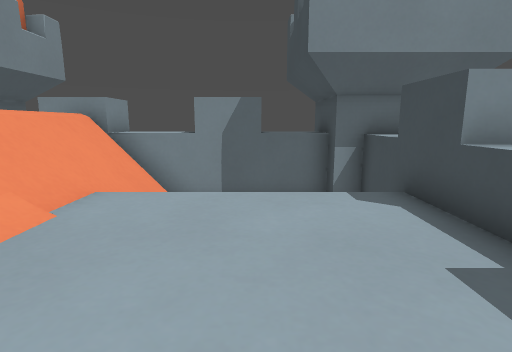
[1] (above)

12 first-person views from a walk through a level from a Godot 3-D game. The camera is 1.2 m above the floor, tilts 10° down and sees 80° across. The floor is counted in squares, 0.5 m on a side. Each view is taken from the middle of a square. On the plan, view 1 faces up. The plan holds only what a view shows up to about 19 squares ahead; the rest is blank.

[2]
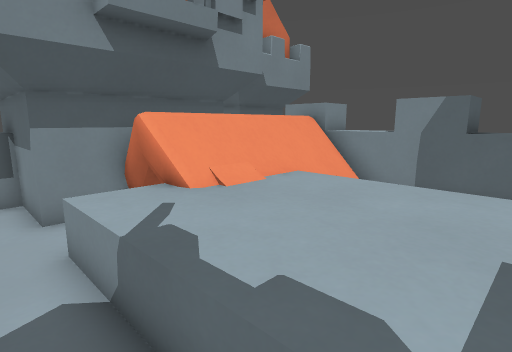

[3]
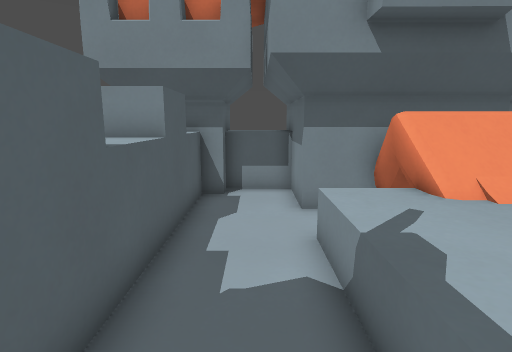

[4]
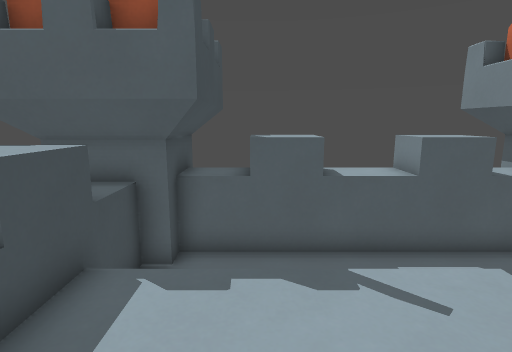

[5]
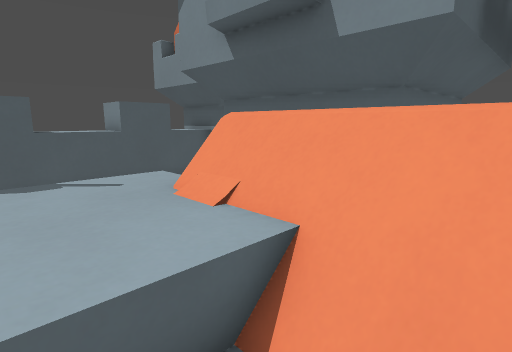

[6]
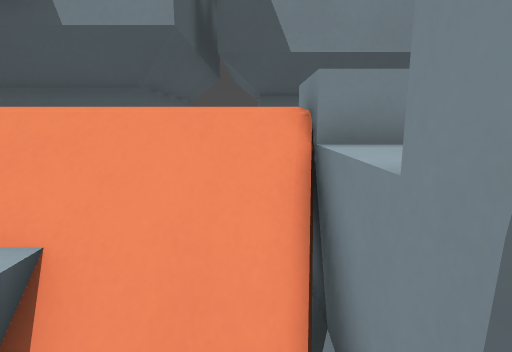

[7]
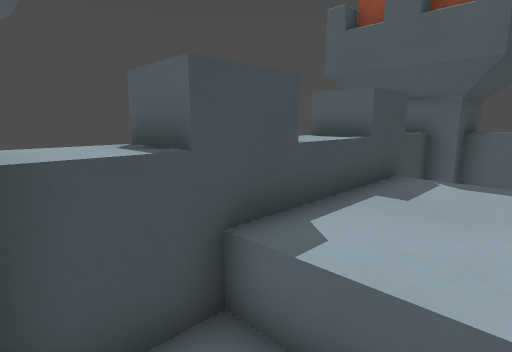

[8]
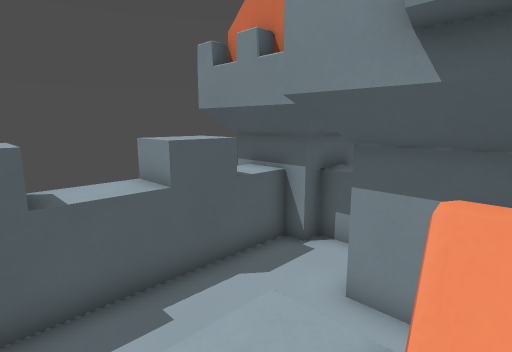

[9]
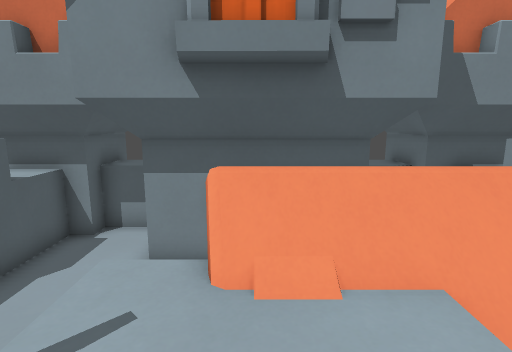

[10]
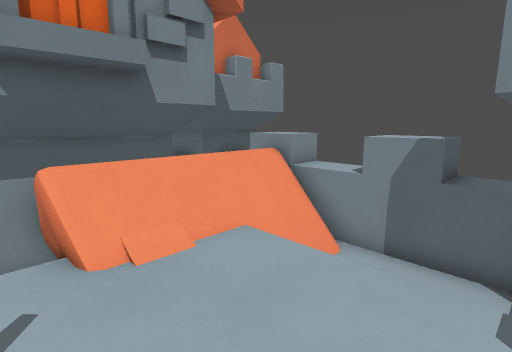

[11]
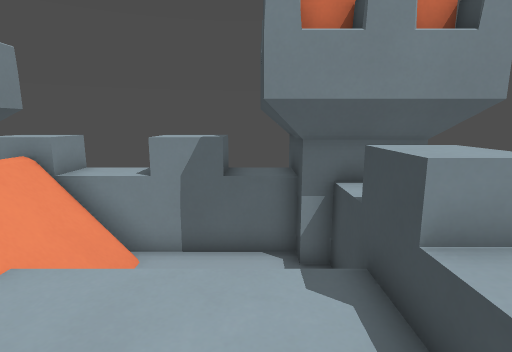

[12]
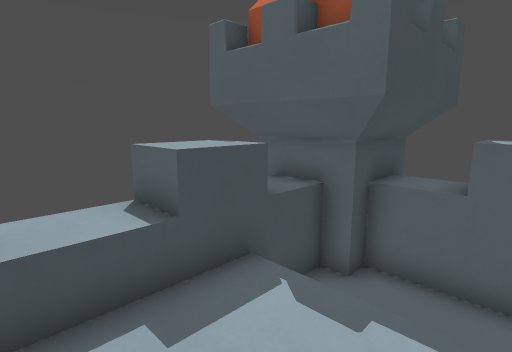

### Floor plan
Key: @ floor where view 1 was taken; # wall or solid block; . main floor; : floor 0.5 m higher than the main floor; + floor 0.75 m higher than the main floor; * floor 1 m higher than the main floor; % floor 1.25 m higher than the main floor; & floor 1.5 m higher than the main floor; / step, stairs or slope; = window, fence, low wall or low ledge; ^ raised ledge; v drop or lower ground.
Columns run from 11 left of view 1 to 6 right of it. Each row starts with its distance up from view 1.
 11     #        #
 10     #&&**vvv=#
  9    ##=&/=###=#
  8 #####+%///...####
  7 ##^####///    =###
  6 ^^^=^^#///....#&
  5      ^#/::::::=&
  4      ##/::::::=*
  3      ##//::::://
  2     =##/::::::=*
  1      #./::::::=&
  0 ^^####.....@..#&
 -1  ==...........=###
 -2 ####.........####
 -3    #^##^^^##^#
 -4    #^^^^^^ ^^#
 -5    #         #

Where each view was taken, in squares from view 1:
view 1: 0 up, 0 right, facing up
view 2: 1 down, 2 right, facing up-left
view 3: 1 down, 2 right, facing left
view 4: 5 up, 0 right, facing down
view 5: 8 up, 0 right, facing down-left
view 6: 8 up, 0 right, facing left
view 7: 8 up, 0 right, facing down-right
view 8: 3 up, 1 left, facing down-left
view 9: 3 up, 1 right, facing left
view 10: 1 up, 2 right, facing up-left
view 11: 1 up, 1 right, facing up
view 12: 4 up, 1 left, facing down-right
